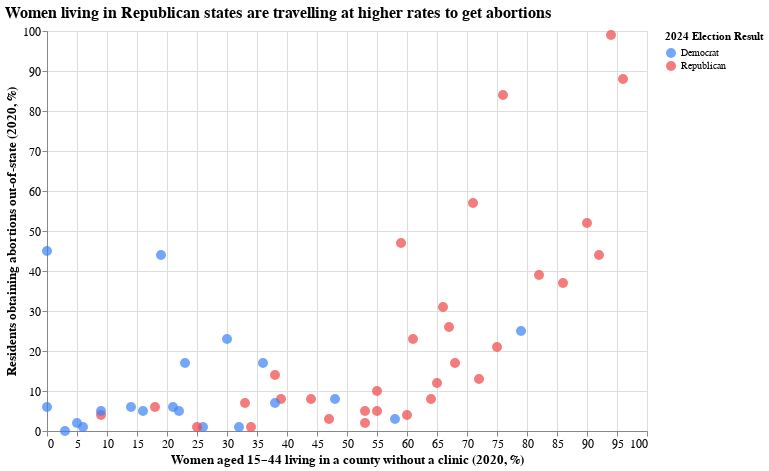

The cell this chart's notebook holds for it:
### Code cell
import altair as alt

# Convert % columns to numeric if they still contain strings
for col in ['women_no_clinic_pct', 'out_of_state_pct']:
    abortion[col] = (
        abortion[col]
        .astype(str)
        .str.replace('%', '', regex=False)
        .astype(float)
    )

# Create scatter plot
chart = (
    alt.Chart(abortion)
    .mark_circle(size=100)
    .encode(
        x=alt.X('women_no_clinic_pct:Q',
                title='Women aged 15–44 living in a county without a clinic (2020, %)'),
        y=alt.Y('out_of_state_pct:Q',
                title='Residents obtaining abortions out-of-state (2020, %)'),
        color=alt.Color('election_2024:N',
                        scale=alt.Scale(
                            domain=['Democrat', 'Republican'],
                            range=['#3b82f6', '#ef4444']
                        ),
                        title='2024 Election Result'),
        tooltip=['state', 'women_no_clinic_pct', 'out_of_state_pct', 'election_2024']
    )
    .properties(
        title='Women living in Republican states are travelling at higher rates to get abortions',
        width=600,
        height=400
    )
    .configure_axis(labelFontSize=12, titleFontSize=13)
    .configure_title(fontSize=16, anchor='start')
)

chart
